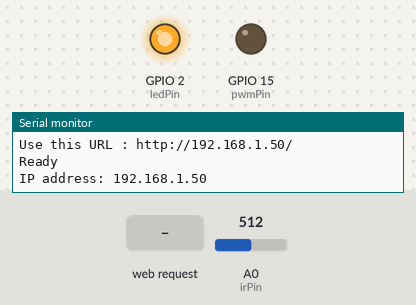
The sketch below on a simulated ESP8266 (Wemos D1 mini). On the bench: output pins drawn as LEDs (lit = HIGH), the last lines printed to the serial monitor. The test bench sets the inputs (shaded band); at power-on: A0 (irPin) = 512. WiFi joins after 1.5 s; servers stay silent unless stated.

Above: at 2.7 s.
2.8 s: A0 (irPin) set to 523
At 3.77 s:
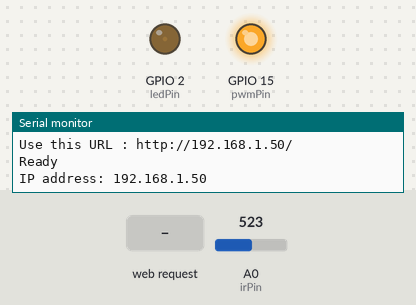
5.8 s: A0 (irPin) set to 511
At 5.8 s:
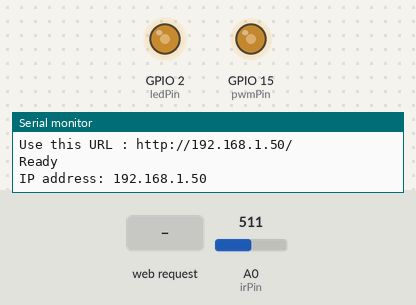
7.3 s: HTTP request GET /LED= received
At 8.6 s:
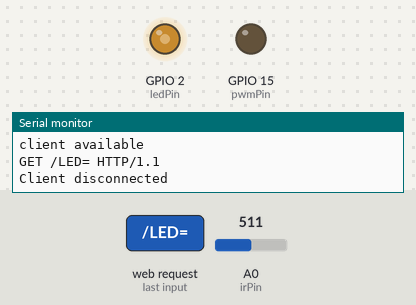
Timing chart, 0 to 10.3 s (numbered marks = the images above; inputs shaded):
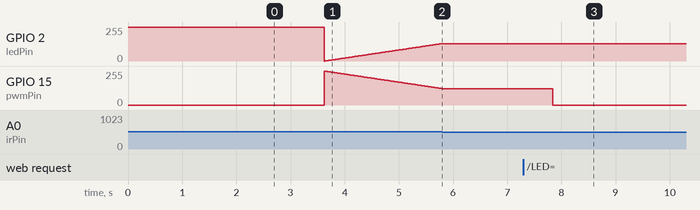

Measured:
- the behaviour switches between 512 and 513 on A0 (irPin) (found by bisection; images 0 and 1)
- after the input at 5.8 s, GPIO 2 (ledPin): stays 131/255 (without the input it goes to 132/255 after 0.01 s); GPIO 15 (pwmPin): stays 123/255 (without the input it goes to 122/255 after 0.01 s)
- after the input at 7.3 s, GPIO 15 (pwmPin): 123/255 → 0/255 after 0.54 s

The sketch:

firmware.ino
```cpp
#define ledPin 2
#define pwmPin 15
#define irPin A0

#include <ESP8266WiFi.h>
#include <ArduinoOTA.h>

//SSID of your network
char ssid[] = "ssid"; //SSID of your Wi-Fi router
char pass[] = "password"; //Password of your Wi-Fi router
WiFiServer server(80);
int value = 0;
int valueOld = 0;
int raw = 0;
int ledValue = 1023;
bool flagdim = false;
bool flagon = false;
bool up = true;
bool message = false;
bool turn_on_full = false;
uint16_t cnt = 0;

void setup() {
  pinMode(ledPin, OUTPUT);
  pinMode(pwmPin, OUTPUT);
  pinMode(A0, INPUT);
  analogWrite(ledPin, 1023);
  analogWrite(pwmPin, 0);
  Serial.begin(115200);
  delay(10);

  // Connect to Wi-Fi network
  Serial.println();
  Serial.println();
  Serial.print("Connecting to...");
  Serial.println(ssid);

  WiFi.mode(WIFI_STA);
  WiFi.begin(ssid, pass);

  while (WiFi.waitForConnectResult() != WL_CONNECTED) {
    Serial.println("Connection Failed! Rebooting...");
    delay(5000);
    ESP.restart();
  }

  Serial.println("");
  Serial.println("Wi-Fi connected successfully");

  // Start the server
  server.begin();
  Serial.println("Server started");

  // Print the IP address
  Serial.print("Use this URL : ");
  Serial.print("http://");
  Serial.print(WiFi.localIP());
  Serial.println("/");

   //ArduinoOTA.setHostname("WemosD1");
   ArduinoOTA.setPassword((const char *)"");
   ArduinoOTA.onStart([]() {
    Serial.println("Start");
  });
  ArduinoOTA.onEnd([]() {
    Serial.println("\nEnd");
  });
  ArduinoOTA.onProgress([](unsigned int progress, unsigned int total) {
    Serial.printf("Progress: %u%%\r", (progress / (total / 100)));
  });
  ArduinoOTA.onError([](ota_error_t error) {
    Serial.printf("Error[%u]: ", error);
    if (error == OTA_AUTH_ERROR) Serial.println("Auth Failed");
    else if (error == OTA_BEGIN_ERROR) Serial.println("Begin Failed");
    else if (error == OTA_CONNECT_ERROR) Serial.println("Connect Failed");
    else if (error == OTA_RECEIVE_ERROR) Serial.println("Receive Failed");
    else if (error == OTA_END_ERROR) Serial.println("End Failed");
  });
  ArduinoOTA.begin();
  Serial.println("Ready");
  Serial.print("IP address: ");
  Serial.println(WiFi.localIP());
}

void loop() {
  ArduinoOTA.handle();

  cnt = 0;
  while(analogRead(A0)>512)
  {
      delay(4);
      cnt++;
      if(cnt == 50){
          turn_on_full = true;
      }
      else if (cnt > 200){
          turn_on_full = false;
          if(up){
            if(++value>1023){
              up = false;
              value=1023;
            }
          }else{
            if(--value<=1){
              up = true;
              value=0;
            }
          }
          analogWrite(ledPin, value);
          analogWrite(pwmPin, 1023-value);
      }
      valueOld = value;
  }
  delay(4);
  if(turn_on_full)
  {
    if(value == 1023){
      up = false;
      value = 0;
    }else{
      up = true;
      value = 1023;
    }
    analogWrite(ledPin, value);
    analogWrite(pwmPin, 1023-value);
    turn_on_full = false;
  }

  if(message){
    message = false;
    if((value == 1023 || value == 0) && (value!= valueOld)){
      if(value == 1023){
        while(value!=valueOld){
          analogWrite(pwmPin, valueOld);
          valueOld++;
          delay(1);
        }
      }else{
        if(value == 0){
          while(value!=valueOld){
            analogWrite(pwmPin, valueOld);
            valueOld--;
            delay(1);
          }
        }
      }
    }else{
      analogWrite(pwmPin, value);
    }
  }

  WiFiClient client = server.available();
  if (!client) {
    return;
  }

  // Wait until the client sends some data
  Serial.println("new client");
  while(!client.available()){
    delay(1);
    Serial.print(".");
  }
  Serial.println("client available");
  // Read the first line of the request
  String request = client.readStringUntil('\r');
  Serial.println(request);
  client.flush();

  // Match the request
  if(request.indexOf("/LED=") != -1){
    message = true;
    valueOld = value;
    value = request.substring(request.indexOf("/LED=")+5,request.indexOf("HTTP")-1).toInt();
    if(value > 1023){
      value = 1023;
    } else if (value < 0){
      value = 0;
    }
  }

  // Return the response
  client.println("HTTP/1.1 200 OK");
  client.println("Content-Type: text/html");
  client.println(""); //  do not forget this one
  client.println("<!DOCTYPE HTML>");
  client.println("<html>");

  client.print("Led pin is now: ");
  client.print(value);

  delay(1);
  Serial.println("Client disconnected");
  Serial.println("");

}
```
